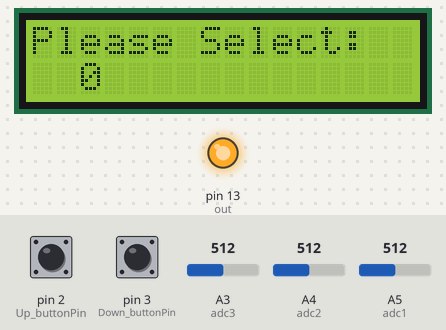
The sketch below on a simulated Arduino Uno, built with avr-gcc and run on an emulated ATmega328P. Parts: 16×2 character LCD, output pins drawn as LEDs (lit = HIGH). Inputs (shaded band) come from the test bench; at power-on: pin 2 (Up_buttonPin) HIGH, pin 3 (Down_buttonPin) HIGH, A3 (adc3) = 512, A4 (adc2) = 512, A5 (adc1) = 512. What the sketch prints to the serial monitor is not drawn.

Above: at 6.3 s.
6.4 s: pin 2 (Up_buttonPin) pulled LOW for 0.15 s
At 7.7 s:
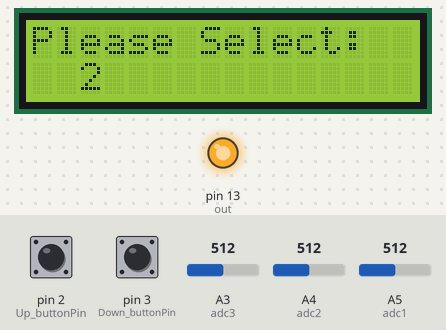
8.0 s: pin 3 (Down_buttonPin) pulled LOW for 0.15 s
At 9.1 s:
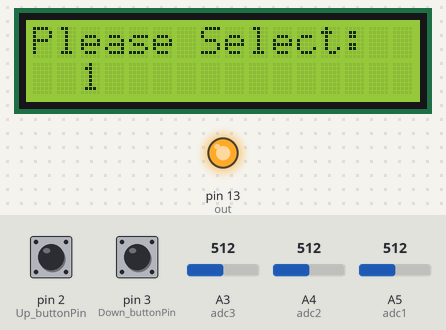
9.6 s: A3 (adc3) set to 110
12.6 s: A3 (adc3) set to 90
15.6 s: A4 (adc2) set to 105
18.6 s: A4 (adc2) set to 89
Timing chart, 0 to 21.6 s (numbered marks = the images above; inputs shaded):
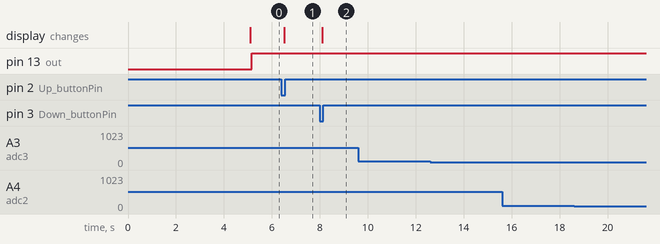

Measured:
- after the input at 6.4 s, the display: changes after 0.11 s (image 1)
- after the input at 8.0 s, the display: changes after 0.11 s (image 2)
- after the input at 9.6 s, every drawn part: stays the same
- after the input at 12.6 s, every drawn part: stays the same
- after the input at 15.6 s, every drawn part: stays the same
- after the input at 18.6 s, every drawn part: stays the same

The sketch:

counter3.ino
```cpp
#include <Wire.h>
#include <LiquidCrystal_I2C.h>

LiquidCrystal_I2C lcd(0x27,16,2);  // set the LCD address to 0x27 for a 16 chars and 2 line display


// this constant won't change:
const int  Up_buttonPin   = 2;    // the pin that the pushbutton is attached to
const int  Down_buttonPin = 3;

// Variables will change:
int buttonPushCounter = 0;   // counter for the number of button presses
int up_buttonState = 0;         // current state of the up button
int up_lastButtonState = 0;     // previous state of the up button

int down_buttonState = 0;         // current state of the up button
int down_lastButtonState = 0;     // previous state of the up button
bool bPress = false;

int adc1 = A5;
int adc2 = A4;
int adc3 = A3;

int out =13;
//int out2 =12;
//int out3 =11;


int nilaiadc1 = 0;        // value read from the pot
int nilaiadc2 = 0;
int nilaiadc3 = 0;

void setup()
{
  Serial.begin(9600);
  pinMode( Up_buttonPin , INPUT_PULLUP);
  pinMode( Down_buttonPin , INPUT_PULLUP);
  pinMode(out, OUTPUT);

  lcd.begin();                      // initialize the lcd

  // Print a message to the LCD.
  lcd.setCursor(1,0);
   lcd.print("Counter Test");
   lcd.setCursor(0,1);
   lcd.print("Afif Husain");
   delay(5000);
   lcd.clear();
  lcd.backlight();
  lcd.setCursor(0,0);
  lcd.print("Please Select:");
  lcd.setCursor(2,1);
  lcd.print(buttonPushCounter);

}

void loop()
{
   checkUp();
   checkDown();
   nilaiadc1 = analogRead(adc1);
   nilaiadc2 = analogRead(adc2);
   nilaiadc3 = analogRead(adc3);

   if( bPress){
       bPress = false;
      lcd.setCursor(2,1);
      lcd.print("               ");
      lcd.setCursor(2,1);
      lcd.print(buttonPushCounter);
   }

  Serial.print("sensor 1 = " );
  Serial.print(nilaiadc1);
  Serial.print("  sensor 2 = " );
  Serial.print(nilaiadc2);
  Serial.print(" sensor 3 = ");
  Serial.println(nilaiadc3);


  if(nilaiadc1<=500)
  {
    digitalWrite(out,1);
  }
  else if(nilaiadc1<=20)
  {
    buttonPushCounter++;
    lcd.setCursor(2,1);
    lcd.print(buttonPushCounter);
  }
  else if(nilaiadc3<=20)
  {
    buttonPushCounter++;
  }

  delay(1);
}
//  if(nilaiadc1<=10)
//  {
//  buttonPushCounter++;
//  }
//  else if(nilaiadc2<=10)
//  {
//  buttonPushCounter++;
//  }
//  else if(nilaiadc2<=10)
//  {
//  buttonPushCounter++;
//  }

void checkUp()
{
  up_buttonState = digitalRead(Up_buttonPin);

  // compare the buttonState to its previous state
  if (up_buttonState != up_lastButtonState) {
    // if the state has changed, increment the counter
    if (up_buttonState == LOW) {
        bPress = true;
      // if the current state is HIGH then the button went from off to on:
      buttonPushCounter++;
      Serial.println("on");
      Serial.print("number of button pushes: ");
      Serial.println(buttonPushCounter);
    } else if(nilaiadc1<=10) {
      // if the current state is LOW then the button went from on to off:
      Serial.println("off");
      buttonPushCounter++;
    }
    // Delay a little bit to avoid bouncing
    delay(50);
  }
  // save the current state as the last state, for next time through the loop
  up_lastButtonState = up_buttonState;
   if(nilaiadc1<=500)
  {
    digitalWrite(out,1);
  }
  else if(nilaiadc2<=20)
  {
    buttonPushCounter++;
  }
  else if(nilaiadc3<=20)
  {
    buttonPushCounter++;
  }
}
void checkDown()
{
  down_buttonState = digitalRead(Down_buttonPin);

  // compare the buttonState to its previous state
  if (down_buttonState != down_lastButtonState) {
    // if the state has changed, increment the counter
    if (down_buttonState == LOW) {
        bPress = true;
      // if the current state is HIGH then the button went from off to on:
      buttonPushCounter--;

      Serial.println("on");
      Serial.print("number of button pushes: ");
      Serial.println(buttonPushCounter);
    } else {
      // if the current state is LOW then the button went from on to off:
      Serial.println("off");
    }
    // Delay a little bit to avoid bouncing
    delay(50);
  }
  // save the current state as the last state, for next time through the loop
  down_lastButtonState = down_buttonState;
}
```
